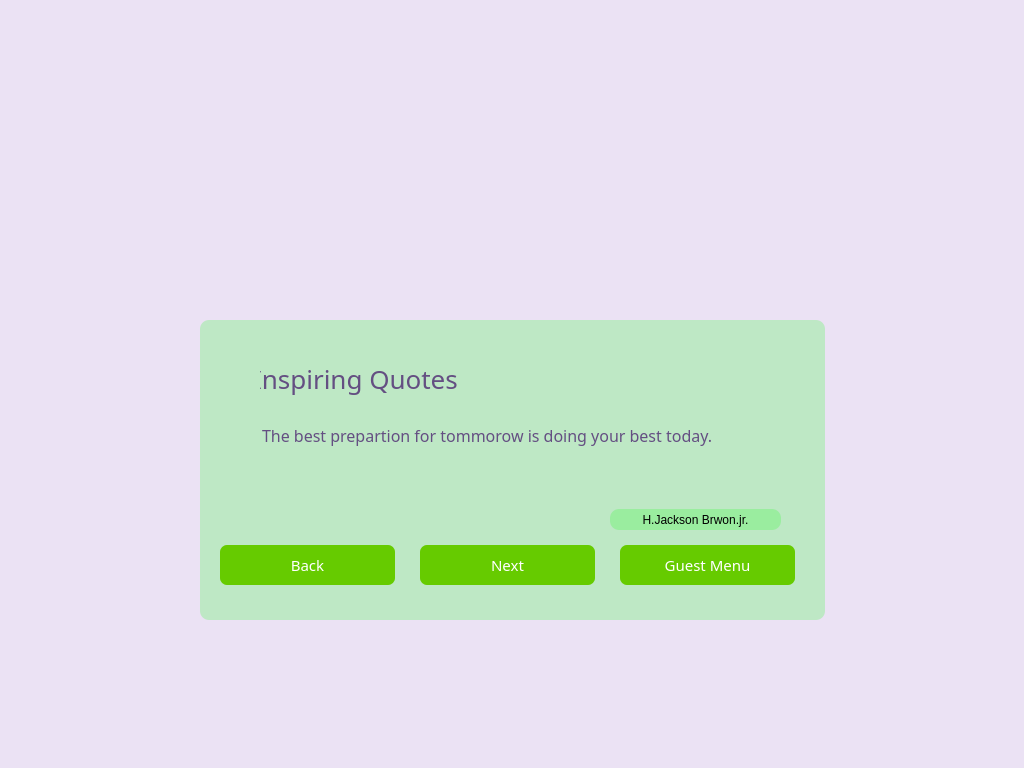
<?xml version="1.0" encoding="UTF-8"?>
<ui version="4.0">
 <class>Form</class>
 <widget class="QWidget" name="Form">
  <property name="geometry">
   <rect>
    <x>0</x>
    <y>0</y>
    <width>1024</width>
    <height>768</height>
   </rect>
  </property>
  <property name="windowTitle">
   <string>Form</string>
  </property>
  <property name="styleSheet">
   <string notr="true">background-color:rgb(235, 226, 244);
border-radius: 9px;</string>
  </property>
  <widget class="QLabel" name="label">
   <property name="geometry">
    <rect>
     <x>416</x>
     <y>90</y>
     <width>191</width>
     <height>181</height>
    </rect>
   </property>
   <property name="styleSheet">
    <string notr="true">background-image:url(static/images/logo.png);</string>
   </property>
   <property name="text">
    <string/>
   </property>
   <property name="alignment">
    <set>Qt::AlignCenter</set>
   </property>
  </widget>
  <widget class="QGroupBox" name="groupBox">
   <property name="geometry">
    <rect>
     <x>200</x>
     <y>320</y>
     <width>625</width>
     <height>300</height>
    </rect>
   </property>
   <property name="styleSheet">
    <string notr="true">background-color:rgba(4, 255, 4, 50);</string>
   </property>
   <property name="title">
    <string/>
   </property>
   <widget class="QPushButton" name="next_btn">
    <property name="geometry">
     <rect>
      <x>220</x>
      <y>225</y>
      <width>175</width>
      <height>40</height>
     </rect>
    </property>
    <property name="font">
     <font>
      <family>Sura</family>
      <pointsize>1</pointsize>
     </font>
    </property>
    <property name="styleSheet">
     <string notr="true">QPushButton#next_btn{
background-color:rgb(102, 203, 0);
color: white;
font-family: Sura;
font-size: 15px;
border-radius : 7px;

}
QPushButton#next_btn: pressed {
background-color: rgb(117, 71, 255);
}</string>
    </property>
    <property name="text">
     <string>Next</string>
    </property>
   </widget>
   <widget class="QPushButton" name="back_btn">
    <property name="geometry">
     <rect>
      <x>20</x>
      <y>225</y>
      <width>175</width>
      <height>40</height>
     </rect>
    </property>
    <property name="font">
     <font>
      <family>Sura</family>
      <pointsize>1</pointsize>
     </font>
    </property>
    <property name="styleSheet">
     <string notr="true">QPushButton#back_btn{
background-color:rgb(102, 203, 0);
color: white;
font-family: Sura;
font-size: 15px;
border-radius : 7px;

}
QPushButton#back_btn: pressed {
background-color: rgb(117, 71, 255);
}</string>
    </property>
    <property name="text">
     <string>Back</string>
    </property>
   </widget>
   <widget class="QPushButton" name="guestMenu_btn">
    <property name="geometry">
     <rect>
      <x>420</x>
      <y>225</y>
      <width>175</width>
      <height>40</height>
     </rect>
    </property>
    <property name="font">
     <font>
      <family>Sura</family>
      <pointsize>1</pointsize>
     </font>
    </property>
    <property name="styleSheet">
     <string notr="true">QPushButton#guestMenu_btn{
background-color:rgb(102, 203, 0);
color: white;
font-family: Sura;
font-size: 15px;
border-radius : 7px;

}
QPushButton#guestMenu_btn: pressed {
background-color: rgb(117, 71, 255);
}</string>
    </property>
    <property name="text">
     <string>Guest Menu</string>
    </property>
   </widget>
   <widget class="QLineEdit" name="Question_No">
    <property name="geometry">
     <rect>
      <x>60</x>
      <y>40</y>
      <width>201</width>
      <height>51</height>
     </rect>
    </property>
    <property name="font">
     <font>
      <family>Sura</family>
      <pointsize>1</pointsize>
      <weight>25</weight>
      <bold>false</bold>
     </font>
    </property>
    <property name="styleSheet">
     <string notr="true">background-color:rgba(192, 192, 192,0);

color: rgb(100, 79, 130);
font-size: 26px;
border-radius : 7px;
font-family:Sura;
font-weight:200;</string>
    </property>
    <property name="text">
     <string>Inspiring Quotes</string>
    </property>
    <property name="alignment">
     <set>Qt::AlignLeading|Qt::AlignLeft|Qt::AlignTop</set>
    </property>
    <property name="placeholderText">
     <string/>
    </property>
   </widget>
   <widget class="QLineEdit" name="quote_area">
    <property name="geometry">
     <rect>
      <x>60</x>
      <y>100</y>
      <width>521</width>
      <height>31</height>
     </rect>
    </property>
    <property name="styleSheet">
     <string notr="true">background-color:rgba(192, 192, 192,0);

color: rgb(100, 79, 130);
font-size: 16px;
border-radius : 7px;
font-family:Sura;
font-weight:400;</string>
    </property>
    <property name="text">
     <string>The best prepartion for tommorow is doing your best today.</string>
    </property>
    <property name="readOnly">
     <bool>true</bool>
    </property>
   </widget>
   <widget class="QLabel" name="label_2">
    <property name="geometry">
     <rect>
      <x>410</x>
      <y>189</y>
      <width>171</width>
      <height>21</height>
     </rect>
    </property>
    <property name="styleSheet">
     <string notr="true">background-color:rgba(4, 255, 4, 50);</string>
    </property>
    <property name="text">
     <string>H.Jackson Brwon.jr.</string>
    </property>
    <property name="alignment">
     <set>Qt::AlignCenter</set>
    </property>
   </widget>
  </widget>
 </widget>
 <resources/>
 <connections/>
</ui>
